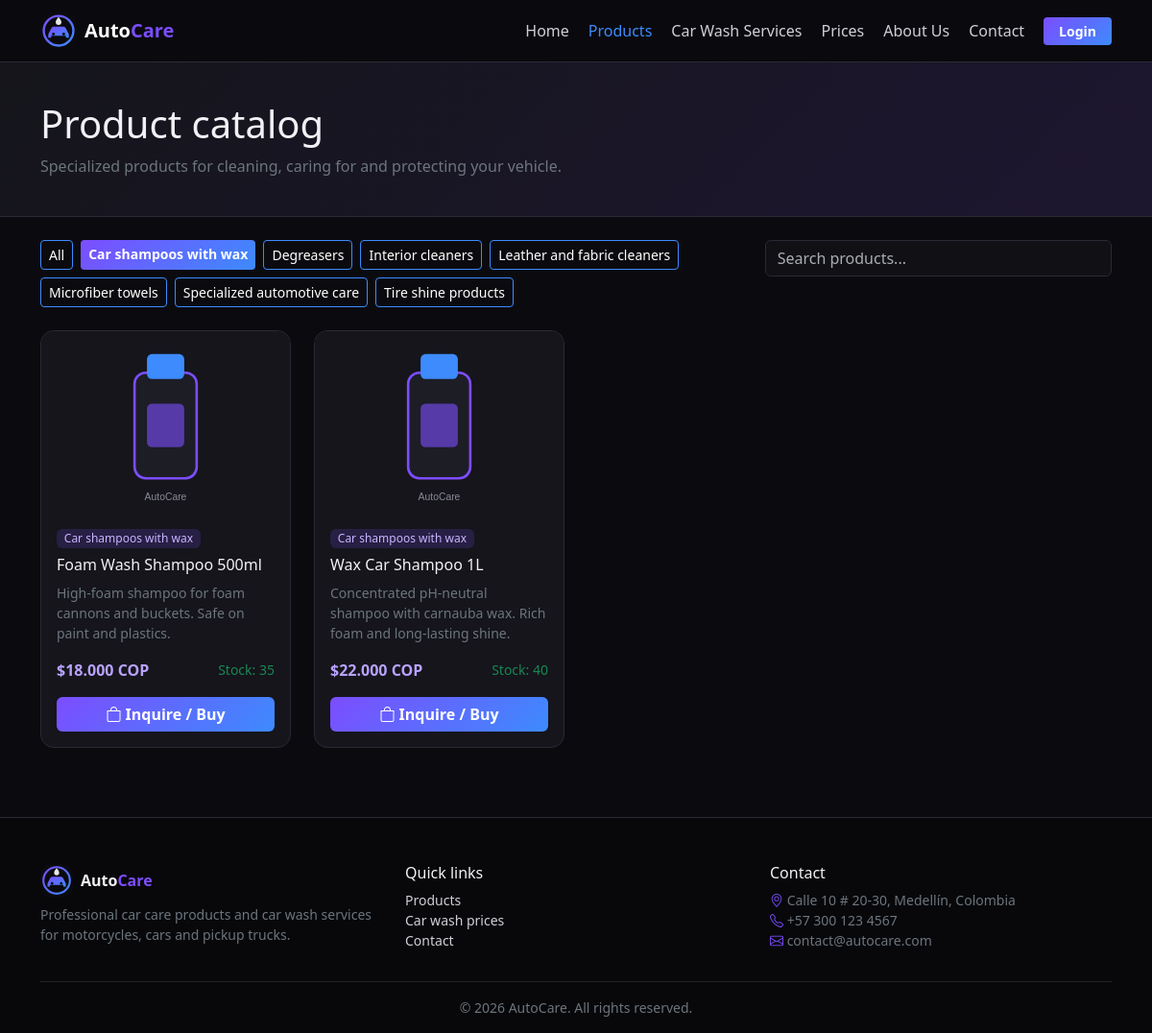
Screenshot of /productos.php?cat=1 with the database file from the repository.
### tables this page shows
CREATE TABLE categorias (
  id INT UNSIGNED AUTO_INCREMENT PRIMARY KEY,
  nombre VARCHAR(100) NOT NULL UNIQUE,
  descripcion VARCHAR(255) NULL
);

CREATE TABLE productos (
  id INT UNSIGNED AUTO_INCREMENT PRIMARY KEY,
  nombre VARCHAR(120) NOT NULL,
  descripcion TEXT NULL,
  precio DECIMAL(10,2) NOT NULL DEFAULT 0,
  stock INT UNSIGNED NOT NULL DEFAULT 0,
  imagen VARCHAR(255) NULL,
  categoria_id INT UNSIGNED NOT NULL,
  creado_en TIMESTAMP NOT NULL DEFAULT CURRENT_TIMESTAMP,
  CONSTRAINT fk_prod_cat FOREIGN KEY (categoria_id) REFERENCES categorias(id) ON DELETE RESTRICT ON UPDATE CASCADE
);

### config/conexion.php (called while the page is built, shortened)
<?php
function e($v) { return htmlspecialchars((string)$v, ENT_QUOTES, 'UTF-8'); }
function cop($n) { return '$' . number_format((float)$n, 0, ',', '.') . ' COP'; }

### productos.php (the view, shortened to what this page needs)
<?php
require_once __DIR__ . '/includes/header.php';
require_once __DIR__ . '/includes/tarjeta_producto.php';
$cat = (int)($_GET['cat'] ?? 0);
$categorias = $pdo->query('SELECT * FROM categorias ORDER BY nombre')->fetchAll();
$sql = 'SELECT p.*, c.nombre AS categoria FROM productos p JOIN categorias c ON c.id = p.categoria_id';
$params = [];
if ($cat > 0) { $sql .= ' WHERE p.categoria_id = ?'; $params[] = $cat; }
$st = $pdo->prepare($sql . ' ORDER BY p.nombre');
$st->execute($params);
$productos = $st->fetchAll();
?>
<div class="page-head"><div class="container"><h1>Product catalog</h1><p class="text-secondary mb-0">Specialized products for cleaning, caring for and protecting your vehicle.</p></div></div>
<div class="container py-4">
  <div class="row g-3 mb-4">
    <div class="col-lg-8 d-flex flex-wrap gap-2">
      <a href="<?= BASE_URL ?>productos.php" class="btn btn-sm <?= !$cat ? 'btn-accent' : 'btn-outline-accent' ?>">All</a>
      <?php foreach ($categorias as $c): ?>
        <a href="<?= BASE_URL ?>productos.php?cat=<?= (int)$c['id'] ?>" class="btn btn-sm <?= $cat === (int)$c['id'] ? 'btn-accent' : 'btn-outline-accent' ?>"><?= e($c['nombre']) ?></a>
      <?php endforeach; ?>
    </div>
    <div class="col-lg-4"><input type="search" id="buscador" class="form-control" placeholder="Search products..."></div>
  </div>
  <div class="row g-4" id="listaProductos">
    <?php foreach ($productos as $p) { tarjeta_producto($p); } ?>
  </div>
</div>
<?php include __DIR__ . '/includes/modal_producto.php'; include __DIR__ . '/includes/footer.php'; ?>

### includes/tarjeta_producto.php
<?php
function tarjeta_producto(array $p) {
    $img = $p['imagen'] ? BASE_URL . 'assets/img/productos/' . e($p['imagen']) : BASE_URL . 'assets/img/placeholder.svg';
    $hay = (int)$p['stock'] > 0;
    ?>
    <div class="col-sm-6 col-lg-3 producto-item" data-texto="<?= e(strtolower($p['nombre'] . ' ' . $p['categoria'])) ?>">
      <div class="card product-card h-100">
        <img src="<?= $img ?>" class="card-img-top" alt="<?= e($p['nombre']) ?>">
        <div class="card-body d-flex flex-column">
          <span class="badge badge-cat align-self-start mb-2"><?= e($p['categoria']) ?></span>
          <h5 class="card-title h6"><?= e($p['nombre']) ?></h5>
          <p class="small text-secondary flex-grow-1"><?= e($p['descripcion']) ?></p>
          <div class="d-flex justify-content-between align-items-center mb-3">
            <strong class="price"><?= cop($p['precio']) ?></strong>
            <small class="<?= $hay ? 'text-success' : 'text-danger' ?>"><?= $hay ? 'Stock: ' . (int)$p['stock'] : 'Out of stock' ?></small>
          </div>
          <?php if ($hay): ?>
            <button class="btn btn-accent w-100 btn-consultar" data-bs-toggle="modal" data-bs-target="#modalProducto"
              data-id="<?= (int)$p['id'] ?>" data-nombre="<?= e($p['nombre']) ?>" data-stock="<?= (int)$p['stock'] ?>">
              <i class="bi bi-bag"></i> Inquire / Buy</button>
          <?php else: ?>
            <button class="btn btn-secondary w-100" disabled>Out of stock</button>
          <?php endif; ?>
        </div>
      </div>
    </div>
    <?php
}

### assets/css/estilos.css (style rules this page uses)
:root { --bg:#0b0b0f;--surface:#15151b;--surface2:#1d1d26;--line:#2a2a35;--accent:#7c4dff;--accent2:#3d8bfd }
[data-bs-theme=dark] { --bs-body-bg:var(--bg);--bs-body-color:#f1f1f5;--bs-border-color:var(--line) }
body { background:var(--bg);font-family:'Segoe UI',system-ui,-apple-system,sans-serif }
a { color:var(--accent2);text-decoration:none }
.price { color:#b9a2ff }
.btn-accent { background:linear-gradient(135deg,var(--accent),var(--accent2));border:0;color:#fff;font-weight:600 }
.btn-outline-accent { border:1px solid var(--accent2);color:#fff }
.page-head { padding:2.5rem 0;background:linear-gradient(135deg,#15151b,#1d1630);border-bottom:1px solid var(--line) }
.card { background:var(--surface);border:1px solid var(--line);border-radius:14px }
.product-card { transition:transform .2s,border-color .2s }
.product-card .card-img-top { height:190px;object-fit:cover;background:#101015;border-radius:14px 14px 0 0 }
.badge-cat { background:rgba(124,77,255,.18);color:#c8b6ff;font-weight:500 }
.form-control,.form-select { background-color:#101015;border-color:var(--line) }

### rows the page displays
categorias: nombre "Car shampoos with wax"
categorias: nombre "Degreasers"
categorias: nombre "Interior cleaners"
categorias: nombre "Leather and fabric cleaners"
categorias: nombre "Microfiber towels"
categorias: nombre "Specialized automotive care"
categorias: nombre "Tire shine products"
productos: categoria.nombre "Car shampoos with wax", nombre "Foam Wash Shampoo 500ml", descripcion "High-foam shampoo for foam cannons and buckets. Safe on paint and plastics.", precio "$18.000 COP", stock "35"
productos: categoria.nombre "Car shampoos with wax", nombre "Wax Car Shampoo 1L", descripcion "Concentrated pH-neutral shampoo with carnauba wax. Rich foam and long-lasting shine.", precio "$22.000 COP", stock "40"

### other values shown
$label "Home"
$label "Products"
$label "Car Wash Services"
$label "Prices"
$label "About Us"
$label "Contact"
NEGOCIO_DIR "Calle 10 # 20-30, Medellín, Colombia"
NEGOCIO_TEL "+57 300 123 4567"
NEGOCIO_EMAIL "contact@autocare.com"
